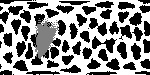
#> input picture fictrac/sample/sample-template.jpg, 150 x 75 px, given in place of x-raw, format=(string)BGR ! appsink, which was not available
$ python cannyDetection.py
#> lines starting #> are read from the running program, lines starting #| are printed output that depends on the picture; pictures that were not available may be replaced by others from this repository, and a replacement may not be noted
#!/usr/bin/env python
# MIT License

# Copyright (c) 2017 Jetsonhacks

# Permission is hereby granted, free of charge, to any person obtaining a copy
# of this software and associated documentation files (the "Software"), to deal
# in the Software without restriction, including without limitation the rights
# to use, copy, modify, merge, publish, distribute, sublicense, and/or sell
# copies of the Software, and to permit persons to whom the Software is
# furnished to do so, subject to the following conditions:

# The above copyright notice and this permission notice shall be included in all
# copies or substantial portions of the Software.

# THE SOFTWARE IS PROVIDED "AS IS", WITHOUT WARRANTY OF ANY KIND, EXPRESS OR
# IMPLIED, INCLUDING BUT NOT LIMITED TO THE WARRANTIES OF MERCHANTABILITY,
# FITNESS FOR A PARTICULAR PURPOSE AND NONINFRINGEMENT. IN NO EVENT SHALL THE
# AUTHORS OR COPYRIGHT HOLDERS BE LIABLE FOR ANY CLAIM, DAMAGES OR OTHER
# LIABILITY, WHETHER IN AN ACTION OF CONTRACT, TORT OR OTHERWISE, ARISING FROM,
# OUT OF OR IN CONNECTION WITH THE SOFTWARE OR THE USE OR OTHER DEALINGS IN THE
# SOFTWARE.

import sys
import cv2
import numpy as np

def read_cam():
    # On versions of L4T previous to L4T 28.1, flip-method=2
    # Use the Jetson onboard camera
    cap = cv2.VideoCapture("nvcamerasrc ! video/x-raw(memory:NVMM), width=(int)1280, height=(int)720,format=(string)I420, framerate=(fraction)30/1 ! nvvidconv flip-method=0 ! video/x-raw, format=(string)BGRx ! videoconvert ! video/x-raw, format=(string)BGR ! appsink")
    if cap.isOpened():
        windowName = "CannyDemo"
        cv2.namedWindow(windowName, cv2.WINDOW_NORMAL)
        cv2.resizeWindow(windowName,1280,720)
        cv2.moveWindow(windowName,0,0)
        cv2.setWindowTitle(windowName,"Canny Edge Detection")
        showWindow=3  # Show all stages
        showHelp = True
        font = cv2.FONT_HERSHEY_PLAIN
        helpText="'Esc' to Quit, '1' for Camera Feed, '2' for Canny Detection, '3' for All Stages. '4' to hide help"
        edgeThreshold=40
        showFullScreen = False
        while True:
            if cv2.getWindowProperty(windowName, 0) < 0: # Check to see if the user closed the window
                # This will fail if the user closed the window; Nasties get printed to the console
                break;
            ret_val, frame = cap.read();
#> frame is the input picture: shape (75, 150, 3); min 0, max 255, mean 138.2
            hsv=cv2.cvtColor(frame, cv2.COLOR_BGR2GRAY)
            blur=cv2.GaussianBlur(hsv,(7,7),1.5)
            edges=cv2.Canny(blur,0,edgeThreshold)
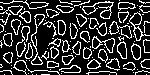
#> edges: shape (75, 150); 21.2% white in thin lines or dots
            if showWindow == 3:  # Need to show the 4 stages
                # Composite the 2x2 window
                # Feed from the camera is RGB, the others gray
                # To composite, convert gray images to color.
                # All images must be of the same type to display in a window
                frameRs=cv2.resize(frame, (640,360))
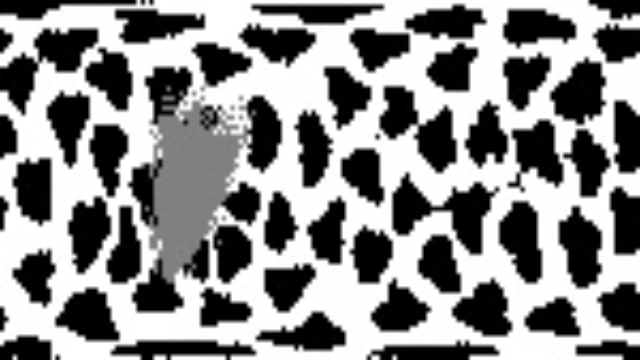
#> frameRs: shape (360, 640, 3); min 0, max 255, mean 138.1
                hsvRs=cv2.resize(hsv,(640,360))
                vidBuf = np.concatenate((frameRs, cv2.cvtColor(hsvRs,cv2.COLOR_GRAY2BGR)), axis=1)
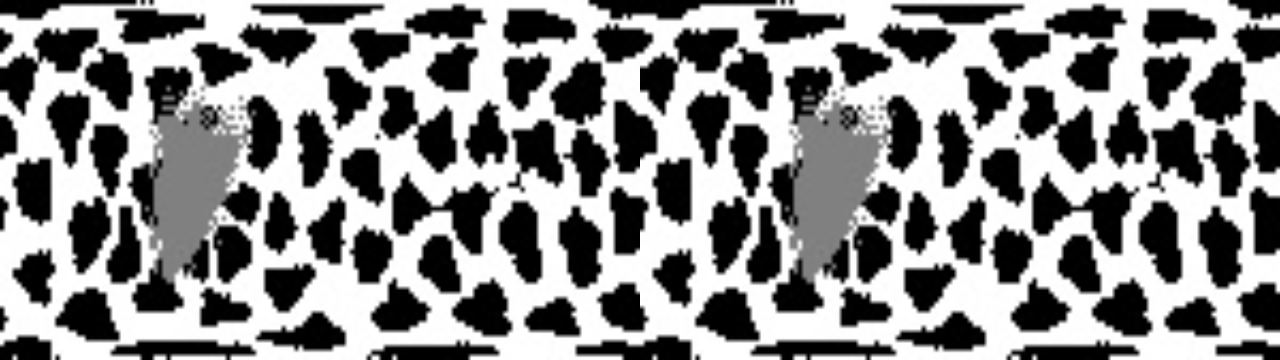
#> vidBuf: shape (360, 1280, 3); min 0, max 255, mean 138.1
                blurRs=cv2.resize(blur,(640,360))
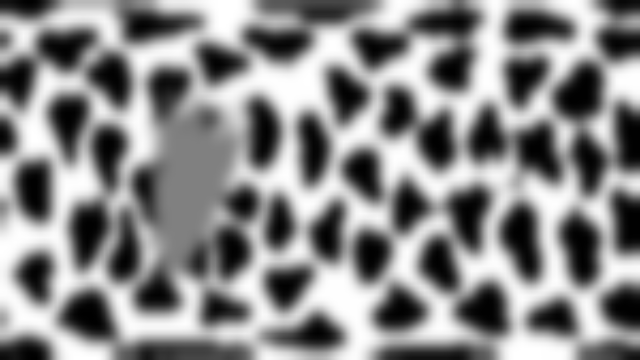
#> blurRs: shape (360, 640); min 0, max 255, mean 137.6
                edgesRs=cv2.resize(edges,(640,360))
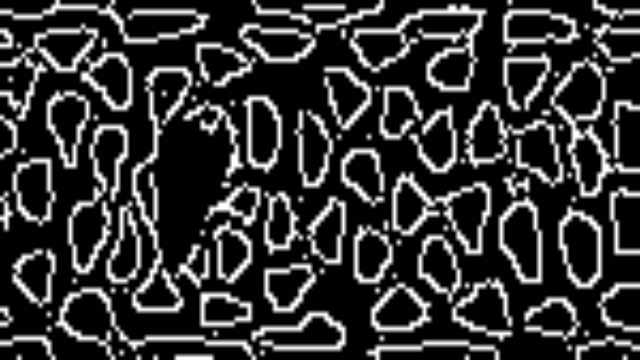
#> edgesRs: shape (360, 640); min 0, max 255, mean 53.9
                vidBuf1 = np.concatenate( (cv2.cvtColor(blurRs,cv2.COLOR_GRAY2BGR),cv2.cvtColor(edgesRs,cv2.COLOR_GRAY2BGR)), axis=1)
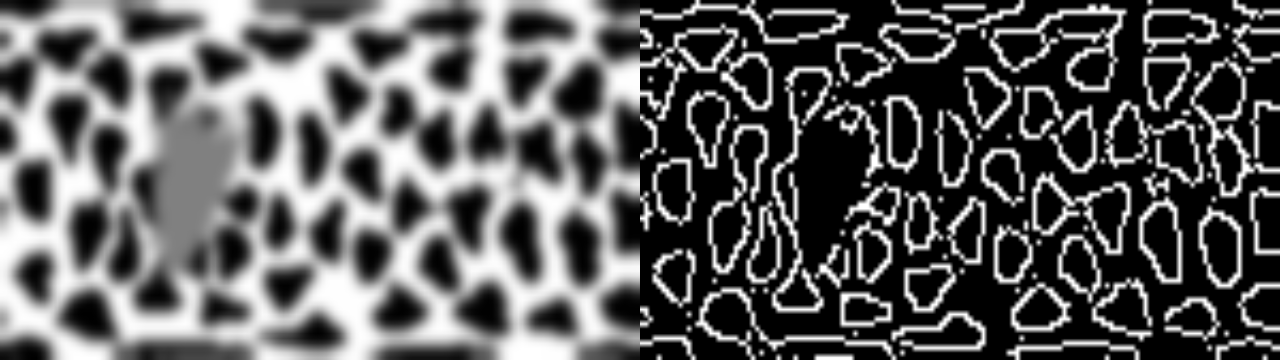
#> vidBuf1: shape (360, 1280, 3); min 0, max 255, mean 95.8
                vidBuf = np.concatenate( (vidBuf, vidBuf1), axis=0)
#> vidBuf: shape (720, 1280, 3)

            if showWindow==1: # Show Camera Frame
                displayBuf = frame
            elif showWindow == 2: # Show Canny Edge Detection
                displayBuf = edges
            elif showWindow == 3: # Show All Stages
                displayBuf = vidBuf

            if showHelp == True:
                cv2.putText(displayBuf, helpText, (11,20), font, 1.0, (32,32,32), 4, cv2.LINE_AA)
                cv2.putText(displayBuf, helpText, (10,20), font, 1.0, (240,240,240), 1, cv2.LINE_AA)
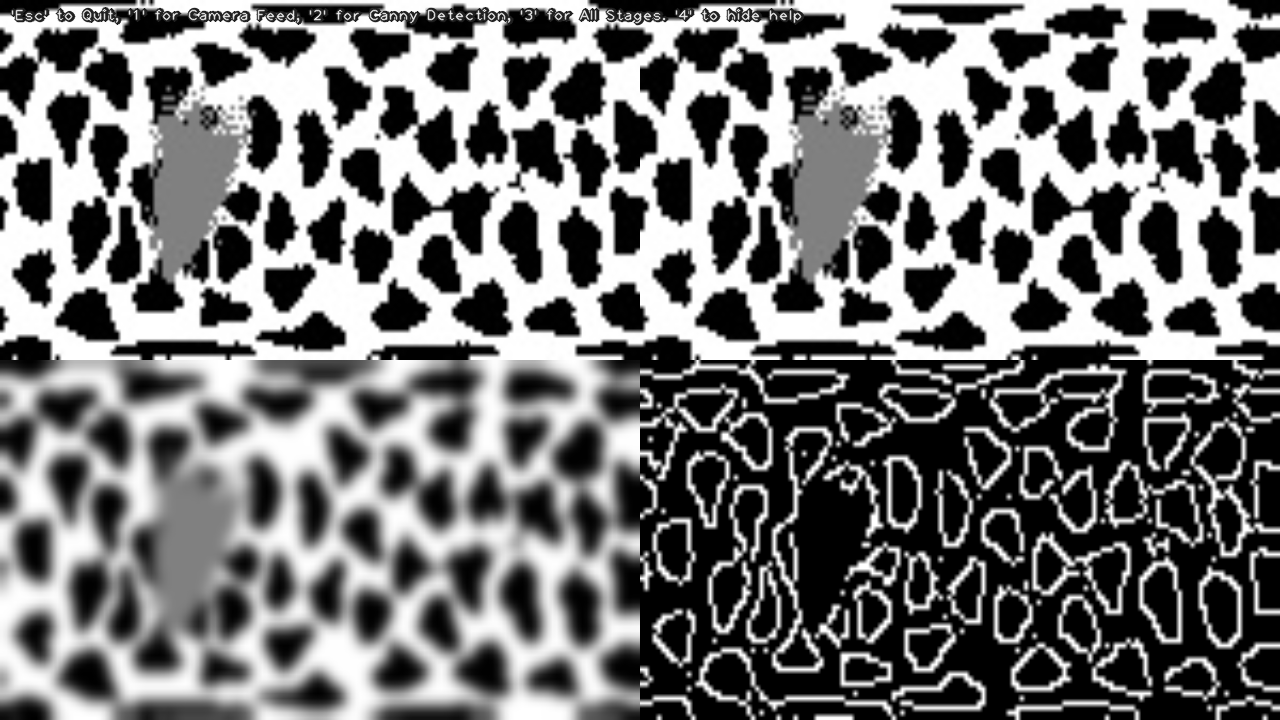
#> displayBuf: shape (720, 1280, 3); min 0, max 255, mean 116.5
            cv2.imshow(windowName,displayBuf)
            key=cv2.waitKey(10)
#> (key Esc is pressed here)
            if key == 27: # Check for ESC key
                cv2.destroyAllWindows()
                break ;
            elif key==49: # 1 key, show frame
                cv2.setWindowTitle(windowName,"Camera Feed")
                showWindow=1
            elif key==50: # 2 key, show Canny
                cv2.setWindowTitle(windowName,"Canny Edge Detection")
                showWindow=2
            elif key==51: # 3 key, show Stages
                cv2.setWindowTitle(windowName,"Camera, Gray scale, Gaussian Blur, Canny Edge Detection")
                showWindow=3
            elif key==52: # 4 key, toggle help
                showHelp = not showHelp
            elif key==44: # , lower canny edge threshold
                edgeThreshold=max(0,edgeThreshold-1)
                print ('Canny Edge Threshold Maximum: ',edgeThreshold)
            elif key==46: # , raise canny edge threshold
                edgeThreshold=edgeThreshold+1
                print ('Canny Edge Threshold Maximum: ', edgeThreshold)
            elif key==74: # Toggle fullscreen; This is the F3 key on this particular keyboard
                # Toggle full screen mode
                if showFullScreen == False :
                    cv2.setWindowProperty(windowName, cv2.WND_PROP_FULLSCREEN, cv2.WINDOW_FULLSCREEN)
                else:
                    cv2.setWindowProperty(windowName, cv2.WND_PROP_FULLSCREEN, cv2.WINDOW_NORMAL)
                showFullScreen = not showFullScreen

    else:
     print ("camera open failed")


if __name__ == '__main__':
    read_cam()
